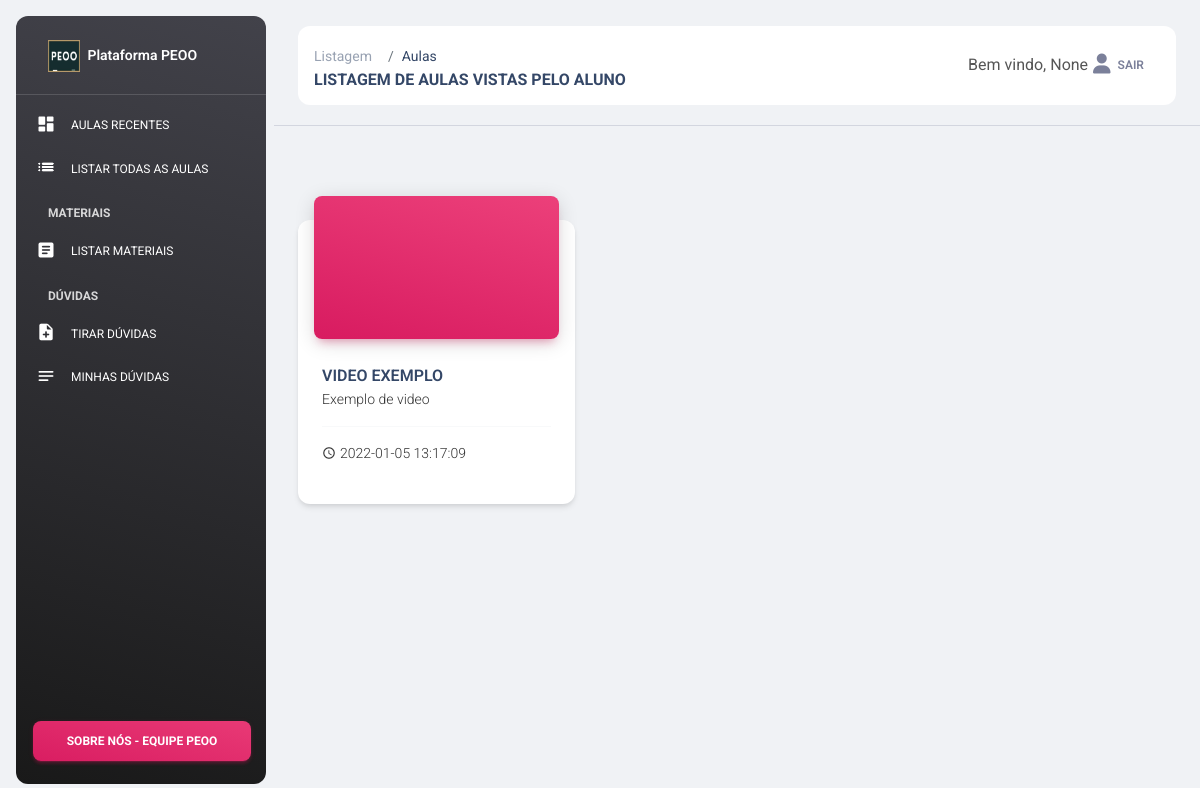
The page /desempenho/aulas-vistas-aluno/43/ (signed in) on the database its author committed.
### tables this page shows
CREATE TABLE aulas (
  id inTEGER PRIMARY key AUTOINCREMENT NOT NULL,
  publicacao datetime default (
    strftime('%Y-%m-%d %H:%M:%S', 'now', 'localtime')
  ),
  titulo text not NULL,
  descricao text,
  link text,
  teacher_id integer,
  foreign key (teacher_id) references usuarios (id)
);

### app/routes.py (the view)
@app.route('/desempenho/aulas-vistas-aluno/<usuario_id>/',methods=['GET',])
@login_is_required
def aulas_vistas_aluno(usuario_id):
  if (int(session['infos']['id']) != int(usuario_id)):
    flash('Você não tem permissão para fazer isso!','danger')
    return redirect(url_for('painel_aluno', usuario_id=session['infos']['id']))
  if( session['infos']['tipo_vinculo'] == 1 ):
    flash('Você não possui permissão!', 'warning')
    return redirect(url_for('painel'))
  auladao = AulaDAO(get_db())
  aulas= auladao.aulas_vistas(usuario_id)
  return render_template('aulas-vistas-aluno.html', aulas=aulas)

### app/controllers/aulasdao.py (called while the page is built)
  def aulas_vistas(self, user_id):
    sql = """
      select aulas.* from acesso_aulas
      join aulas on acesso_aulas.aula_id = aulas.id
      where acesso_aulas.usuario_id = ?;
      """
    cursor = self.db.cursor()
    cursor.execute(sql, (user_id,))
    return cursor.fetchall()

### app/models/connection.py (called while the page is built)
def get_db():
  db = getattr(g, '_database', None)
  if db is None:
    g._database = sqlite3.connect(DATABASE)
    db = g._database
  return db

@app.teardown_appcontext
def close_connection(exception):
  db = getattr(g, '_database', None)
  if db is not None:
    db.close()

### app/utils/__init__.py (called while the page is built)
def login_is_required(f):
  @wraps(f)
  def decorated_function(*args, **kwargs):
    if( session.get('logged') is None ):
      flash("É necessário estar logado para ter acesso a essa funcionalidade!", "warning")
      return redirect(url_for("signin_suap"))
    return f(*args, **kwargs)
  return decorated_function

### app/templates/aulas-vistas-aluno.html (shortened to what this page needs)
<!DOCTYPE html>
<html lang="en">
<head>
  {% include "components/head.html" %}
</head>
<body class="g-sidenav-show  bg-gray-200">
  {% include "components/navbar-aluno.html" %}
  <main class="main-content position-relative max-height-vh-100 h-100 border-radius-lg "><br>
  <nav class="navbar navbar-main navbar-expand-lg px-0 mx-4 shadow-none border-radius-xl" id="navbarBlur" navbar-scroll="true">
    <div class="container-fluid py-1 px-3">
      <nav aria-label="breadcrumb">
        <ol class="breadcrumb bg-transparent mb-0 pb-0 pt-2 px-0 me-sm-6 me-5">
          <li class="breadcrumb-item text-sm"><a class="opacity-5 text-dark" href="javascript:;">Listagem</a></li>
          <li class="breadcrumb-item text-sm text-dark active" aria-current="page">Aulas</li>
        </ol>
        <h6 class="font-weight-bolder mb-0">Listagem de aulas vistas pelo aluno</h6>
      </nav>
      <div class="collapse navbar-collapse mt-sm-0 mt-2 me-md-0 me-sm-4" id="navbar">
        <ul class="navbar-nav ms-md-auto pe-md-3 d-flex align-items-center justify-content-end">
          <li class="nav-item d-flex align-items-center">
            <span class="d-sm-inline d-none">Bem vindo, {{session['infos']['nome_usual']}}</span>
          </li>
          <li class="nav-item d-flex align-items-center">
            <a href="{{ url_for('logout') }}" class="nav-link text-body font-weight-bold px-0">
              <i class="fa fa-user me-sm-1"></i>
              <span class="d-sm-inline d-none">Sair</span>
            </a>
          </li>
        </ul>
      </div>
    </div>
  </nav>
	<hr>
    <div class="container-fluid py-4">
      <div class="row mt-4">
      {% for aula in aulas %}
        <div class="col-lg-4 col-md-6 mb-4">
          <div class="card z-index-2">
            <div class="card-header p-0 position-relative mt-n4 mx-3 z-index-2 bg-transparent" width="100%" height="350px">
              <div class="bg-gradient-primary shadow-primary border-radius-lg py-1 pe-1">
                <div class="embed-responsive embed-responsive-16by9">
                  <iframe class="responsive-iframe pl-1 ytplayer" src= "https://www.youtube.com/embed/{{aula[4]}}" title="YouTube video player" frameborder="0" allow="accelerometer; autoplay; clipboard-write; encrypted-media; gyroscope; picture-in-picture" allowfullscreen></iframe>
                </div>
              </div>
            </div>
            <div class="card-body">
              <a href="/comentar/{{ aula[0] }}/"><h6 class="mb-0 ">{{aula[2]}}</h6></a>
              <p class="text-sm ">{{aula[3]}}</p>
              <hr class="dark horizontal">
              <div class="d-flex ">
                <i class="material-icons text-sm my-auto me-1">schedule</i>
                <p class="mb-0 text-sm">{{aula[1]}} </p>
              </div>
              <div class="align-right text-center text-sm pt-3">
              </div>
            </div>
          </div>
        </div>
        {% endfor %}
      </div>
    </div>
  </main>
</body>
</html>

### rows shown on the page
aulas: titulo "VIDEO EXEMPLO", descricao "Exemplo de video", publicacao "2022-01-05 13:17:09"

### other values the page prints
{{ session['infos']['nome_usual'] }} "None"
